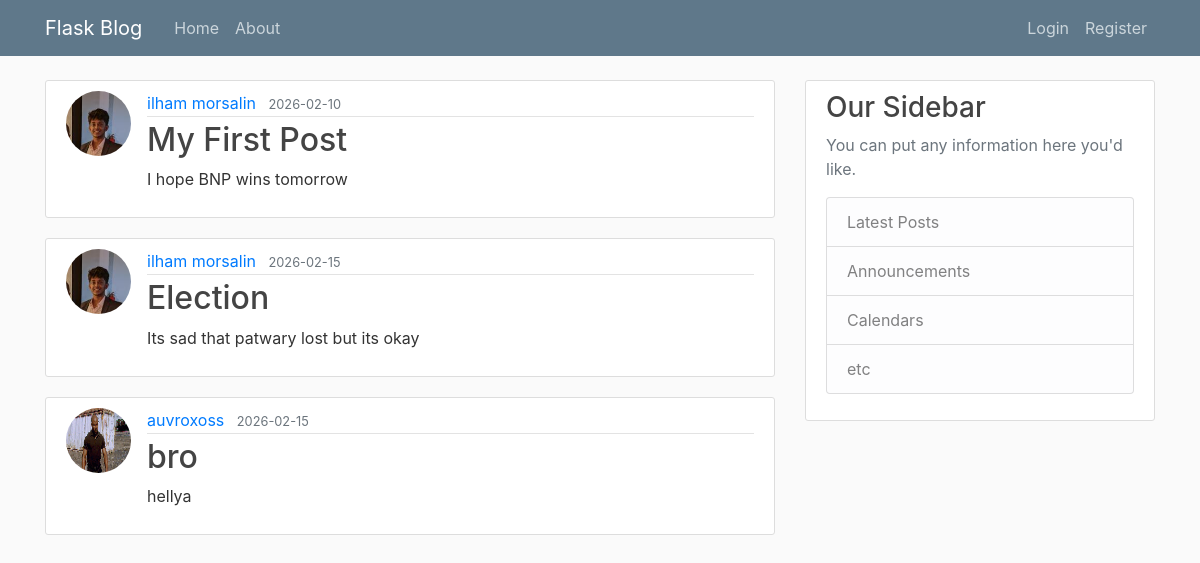
Before: / with the older database file.
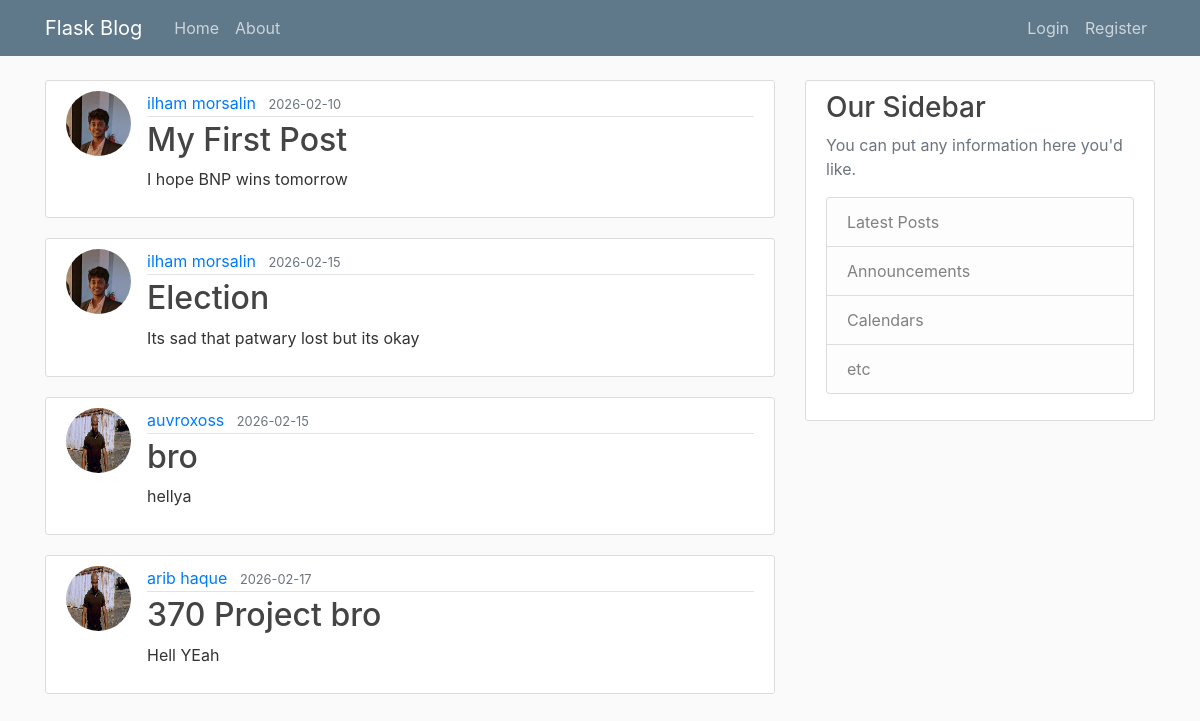
After: the same page with the newer database file.
### flaskblog/models.py (models this page shows, shortened)
class Post(db.Model):
    id=db.Column(db.Integer , primary_key=True)
    title = db.Column(db.String(100) , nullable=False)
    date_posted= db.Column(db.DateTime , nullable=False , default=datetime.utcnow)
    content= db.Column(db.Text , nullable = False , )
    user_id= db.Column(db.Integer , db.ForeignKey('user.id') , nullable = False)

class User(db.Model , UserMixin):
    id = db.Column(db.Integer , primary_key=True)
    username = db.Column(db.String(20), unique=True, nullable=False)
    email = db.Column(db.String(120), unique=True, nullable=False)
    image_file = db.Column(db.String(20),nullable=False, default = 'default.jpg' )
    password= db.Column(db.String(60), nullable=False)
    posts= db.relationship('Post' , backref = 'author' , lazy=True)

### flaskblog/routes.py (the view)
@app.route("/")
def home():
    posts= Post.query.all()
    return render_template('home.html',posts=posts)

### flaskblog/templates/home.html
{% extends "layout.html" %}
{% block content %}
    {% for post in posts %}
        <article class="media content-section">
            <img class="rounded-circle article-img" src="{{ url_for('static' , filename='profile_pics/' + post.author.image_file) }}" >
            <div class="media-body">
                <div class="article-metadata">
                <a class="mr-2" href="#">{{ post.author.username }}</a>
                <small class="text-muted">{{ post.date_posted.strftime('%Y-%m-%d') }}</small>
                </div>
                <h2><a class="article-title" href="{{url_for('post' , post_id=post.id)}}">{{ post.title }}</a></h2>
                <p class="article-content">{{ post.content }}</p>
            </div>
        </article>
    {% endfor %}
{% endblock content %}

Changed rows visible on the page:
added Post: image_file (picture), author.username "arib haque", date_posted "2026-02-17", title "370 Project bro", content "Hell YEah"
